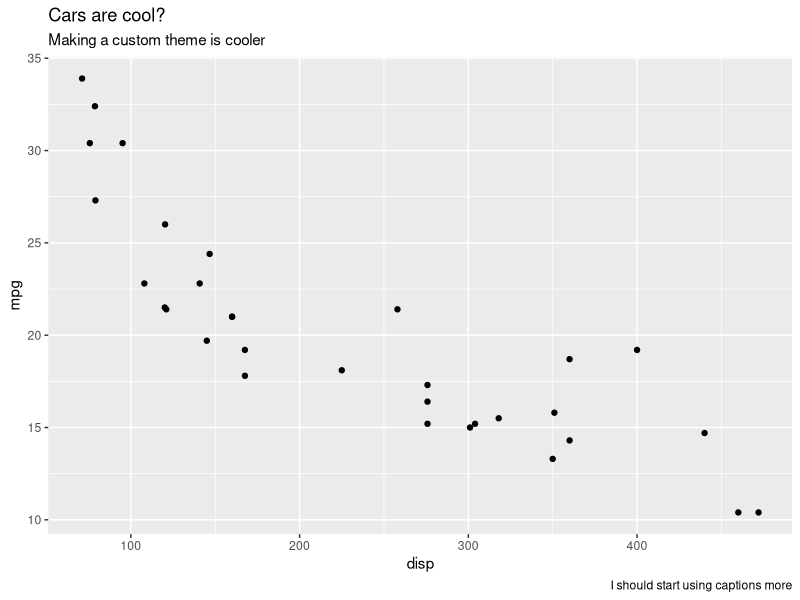
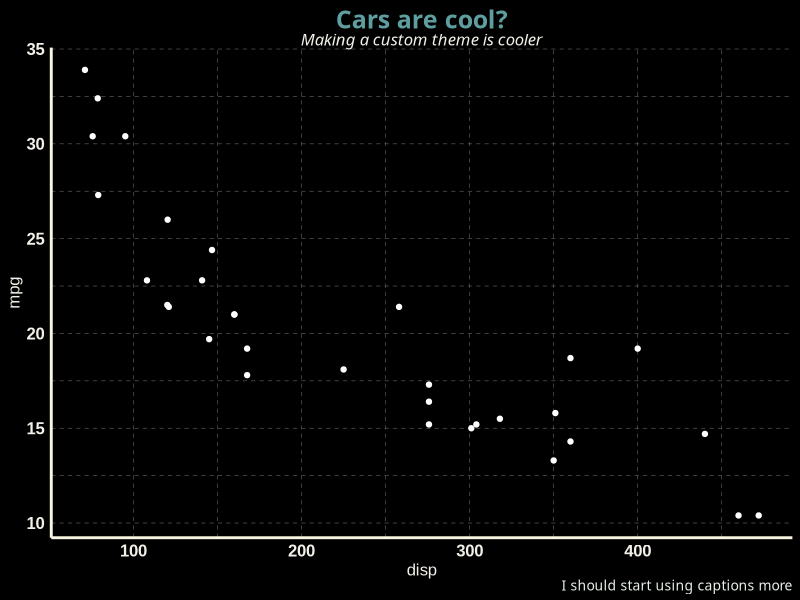

Here is the R script that generated these plots, in order:
## ---- chunk 1
library(ggplot2)
## ---- chunk 2
ggplot(data = mtcars, aes(x = disp, y = mpg)) + 
  geom_point() +
  labs(title = "Cars are cool?",
       subtitle = "Making a custom theme is cooler",
       caption = "I should start using captions more") 
## ---- chunk 3
theme_nichole <- function(){
  
  theme_minimal() %+replace%
    
    theme(
      
      
      #grid elements
      plot.background = element_rect(fill = "black"),#fill = "#3B3B3B"),
      panel.background = element_rect(fill = "black", size = 1, color = NA),
      panel.border = element_blank(),
      panel.grid.major = element_line(color = "#696969", linetype = "dashed", size = 0.2),
      panel.grid.minor = element_line(color = "#696969", linetype = "dashed", size = 0.2),
      
      #text elements
      plot.title = element_text(family = "Arial Black", size = 18, color = "CadetBlue", face = "bold", hjust = 0.5 ),
      plot.subtitle = element_text(family = "Trebuchet MS", size = 12, face = "italic", hjust = 0.5, color = "#F3F0E9"),
      plot.caption = element_text(family = "Trebuchet MS", size = 10, color = "#E7F0E9", hjust = 1),
      axis.title = element_text(family = "Arial", size = 12, color = "#F3F0E9"),
      axis.text = element_text(family = "Arial", size = 12, color = "#F3F0E9", face = "bold"),
      axis.line = element_line(color = "#F8F5E0", size = 1),
      axis.line.x.top = element_line(color = "#3B3B3B")
      
    )
 
}
## ---- chunk 4
ggplot(data = mtcars, aes(x = disp, y = mpg)) + 
  geom_point(color = "white") +
  labs(title = "Cars are cool?",
       subtitle = "Making a custom theme is cooler",
       caption = "I should start using captions more") +
  theme_nichole()
